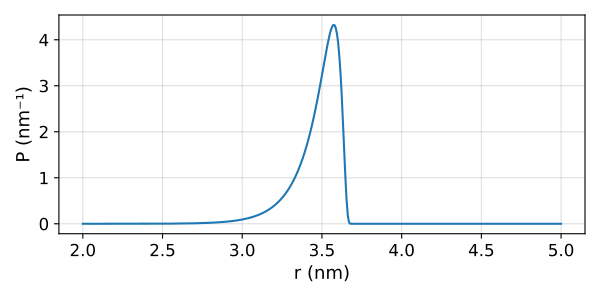

This chart was generated by the following Python code:
import deerlab as dl
import matplotlib.pyplot as plt 
import numpy as np 
model = dl.dd_wormchain
r = np.linspace(2,5,400)
info = model() 
par0 = info['Start']
P = model(r,par0)
plt.figure(figsize=[6,3])
plt.plot(r,P)
plt.xlabel('r (nm)',fontsize=13)
plt.ylabel('P (nm⁻¹)',fontsize=13)
plt.grid(alpha=0.4)
plt.tick_params(labelsize=12)
plt.tick_params(labelsize=12)
plt.tight_layout()
